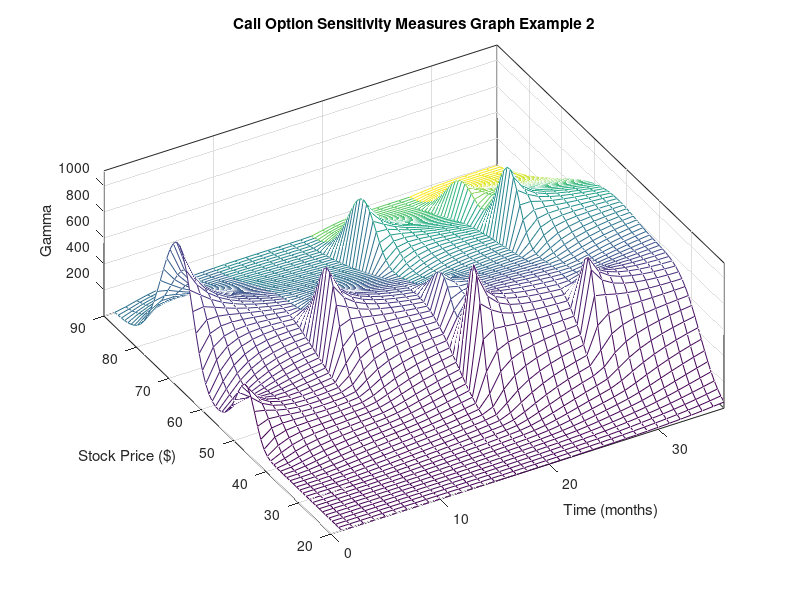

Reproduce this figure in MATLAB. (Note: this script raises an error after producing the figure.)
%%%%%%%%%%%%%%%%%%%%%%%%%%%%%%%%%%%%%%%%%%%%%%%%%%%%%%
% Filename FTGEX3.M
% Financial Toolbox Graphics Example 3:
% Plotting Sensitivities of a Portfolio of Options
%%%%%%%%%%%%%%%%%%%%%%%%%%%%%%%%%%%%%%%%%%%%%%%%%%%%%%

%       Copyright 1995-2002 The MathWorks, Inc. 
%       $Revision: 1.8 $   $Date: 2002/04/14 21:43:36 $

figure('NumberTitle', 'off', ...
       'Name', 'Call Option Sensitivity Measures 2');

range = 20:90;
plen = length(range);
exprice = [75 70 50 55 75 50 40 75 60 35];

rate = 0.1*ones(10,1);
time = [36  36  36  27  18  18  18  9  9  9];
sigma = 0.35*ones(10,1);
numopt = 1000*[4  8  3  5  5.5  2  4.8  3  4.8  2.5];
zval = zeros(36, plen);
color = zeros(36, plen);

for i = 1:10
       pad = ones(time(i),plen);
       newr = range(ones(time(i),1),:);

       t = (1:time(i))';
       newt = t(:,ones(plen,1));

       zval(36-time(i)+1:36,:) = zval(36-time(i)+1:36,:) ...
              + numopt(i) * blsgamma(newr, exprice(i)*pad, ...
              rate(i)*pad, newt/36, sigma(i)*pad);

       color(36-time(i)+1:36,:) = color(36-time(i)+1:36,:) ...
              + numopt(i) * blsdelta(newr, exprice(i)*pad, ...
              rate(i)*pad, newt/36, sigma(i)*pad);
end

mesh(range, 1:36, zval, color);
view(60,60);
set(gca, 'xdir','reverse', 'tag', 'mesh_axes_3');
axis([20 90  0 36  -inf inf]);

title('Call Option Sensitivity Measures Graph Example 2');
xlabel('Stock Price ($)');
ylabel('Time (months)');
zlabel('Gamma');
set(gca, 'box', 'on');
colorbar('horiz');

%a = findobj(gcf, 'tag', 'mesh_axes_3');
%set(get(a, 'xlabel'), 'string', 'Delta');

%%%%%%%%%%%%%%%%%%%%%%%%%%%%%%%%%%%%%%%%%%%%%%%%%%%%%%
% End of FTGEX3.M
